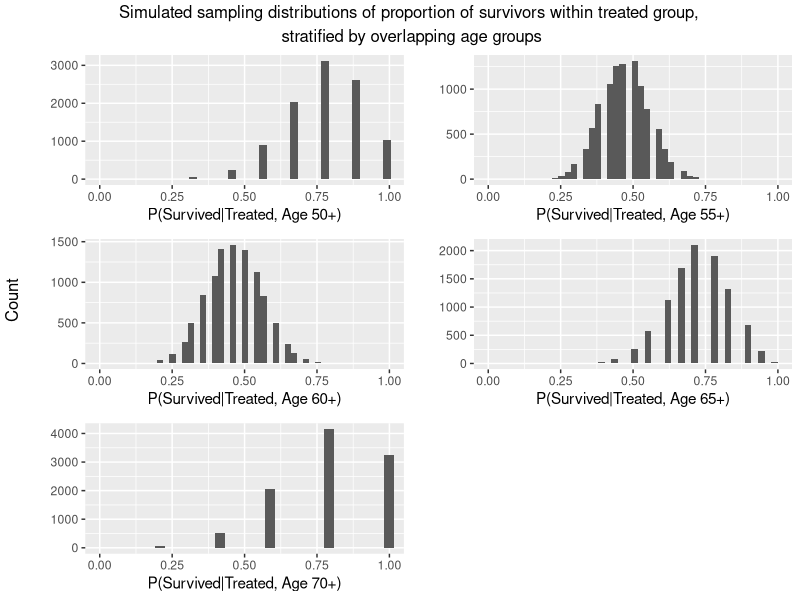
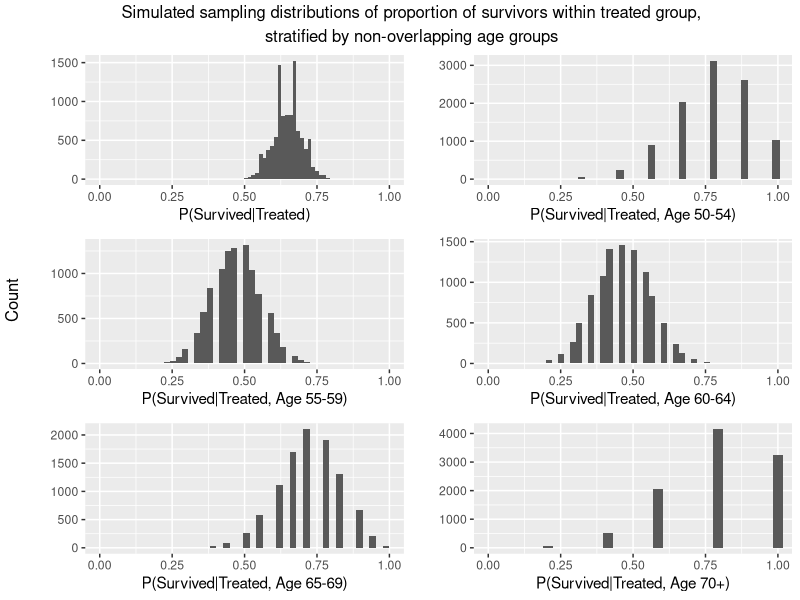
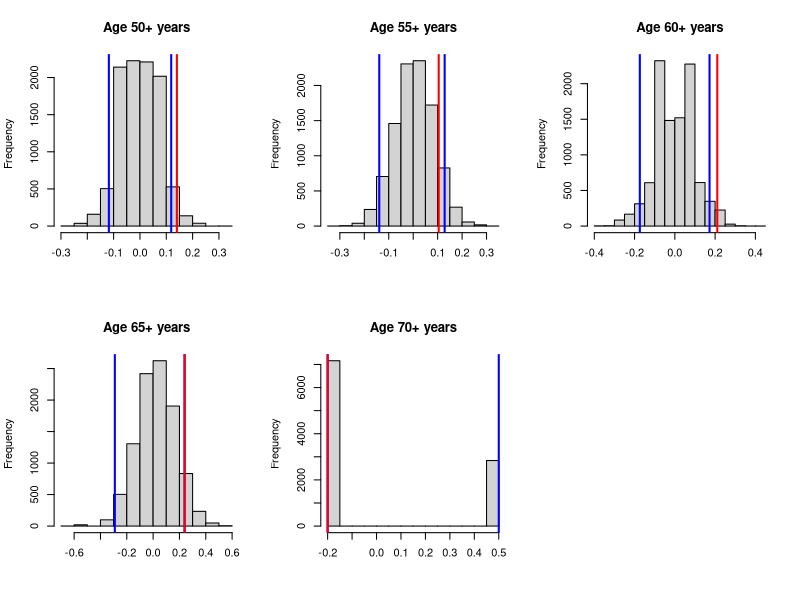
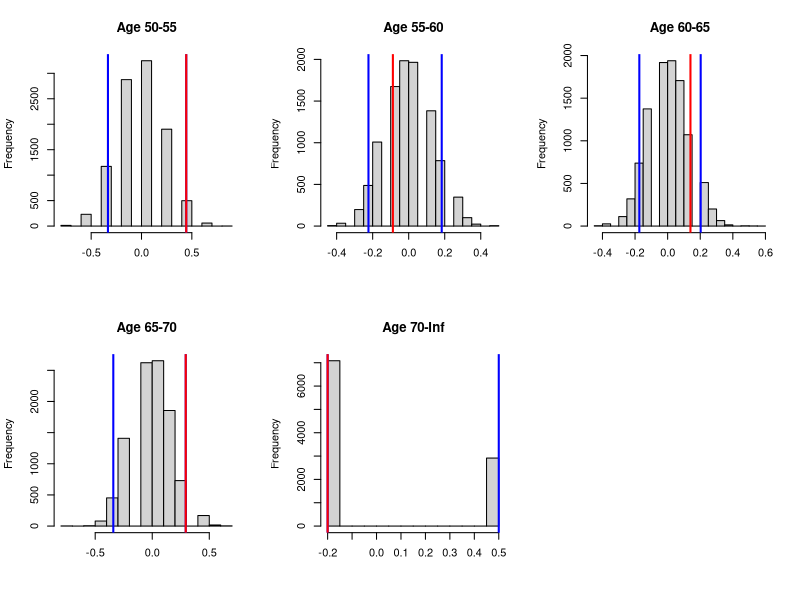

These figures' R source, in order:
## ---- chunk 1
# setup options
knitr::opts_chunk$set(echo = FALSE, message = FALSE)
options(knitr.kable.NA = '-')
options(digits = 3)
labs = knitr::all_labels()
labs = labs[!labs %in% c("setup", "llm_appendix", "allcode")]
## ---- chunk 2
# clear environment
rm(list=ls())

# load relevant packages
library(dplyr)      # data frame manipulation
library(knitr)      # table formatting
library(ggplot2)    # plotting
library(gridExtra)  # assembling multiply plots on the same page 

# load data
nsclc <- read.table("../data/nsclc-modified.txt")
## ---- chunk 3

## ===============
## Question 1
## ===============
simulate_sample_dist <- function(n, p){
  nsamp <- 10000
  sample_means <- rbinom(nsamp, n, p) / n
  return(list(
    simdata = sample_means,
    estimate = p,
    ci = quantile(sample_means, c(0.05, 0.95))))
}
## ---- chunk 4

## ============================
## Overlapping age groups
## ============================
# calculate and store proportion of success within treatment group
means.treated <- data.frame()
age_cutoffs <- seq(50, 70, 5)
for (c in age_cutoffs) {
  subset <- subset(nsclc, age >= c, select = survival.past.400)
  new_row <- data.frame(age = paste(c,"+"), 
                        n = nrow(subset), 
                        mean = mean(subset$survival.past.400))
  means.treated <- rbind(means.treated, new_row) 
}

# simulate sampling distributions for each subpopulation of the treated group
res50 <- simulate_sample_dist(means.treated$n[1], means.treated$mean[1])
res55 <- simulate_sample_dist(means.treated$n[2], means.treated$mean[2])
res60 <- simulate_sample_dist(means.treated$n[3], means.treated$mean[3])
res65 <- simulate_sample_dist(means.treated$n[4], means.treated$mean[4])
res70 <- simulate_sample_dist(means.treated$n[5], means.treated$mean[5])


# add 5% and 95% simulated percentiles to means table
means.treated$perc5 <- 
  c(res50$ci[1], res55$ci[1], res60$ci[1], res65$ci[1], res70$ci[1])
means.treated$perc95 <- 
  c(res50$ci[2], res55$ci[2], res60$ci[2], res65$ci[2], res70$ci[2])
# inspect estimates and 90% CIs
means.treated %>% 
  mutate(CI = paste(round(perc5,2), "-", round(perc95,2))) %>%
  select(-c(perc5, perc95)) %>%
  knitr::kable(digits = 2,
               col.names = c("Age", "N", "Estimate", "90% CI"),
               caption = "Estimated probability of 400-day survival within overlapping subsets of the treatment arm")

# plot each simulated sampling distribution
gg50.2 <- ggplot(mapping=aes(res50$simdata)) + geom_histogram() + 
  xlab("P(Survived|Treated, Age 50+)") + ylab("") +
  coord_cartesian(xlim = c(0,1))

gg55.2 <- ggplot(mapping=aes(res55$simdata)) + geom_histogram() + 
  xlab("P(Survived|Treated, Age 55+)") + ylab("") +
  coord_cartesian(xlim = c(0,1))

gg60.2 <- ggplot(mapping=aes(res60$simdata)) + geom_histogram() + 
  xlab("P(Survived|Treated, Age 60+)") + ylab("") +
  coord_cartesian(xlim = c(0,1))

gg65.2 <- ggplot(mapping=aes(res65$simdata)) + geom_histogram() + 
  xlab("P(Survived|Treated, Age 65+)") + ylab("") +
  coord_cartesian(xlim = c(0,1))

gg70.2 <- ggplot(mapping=aes(res70$simdata)) + geom_histogram() + 
  xlab("P(Survived|Treated, Age 70+)") + ylab("") +
  coord_cartesian(xlim = c(0,1))
## ---- chunk 5

## ============================
## Non-overlapping age groups
## ============================
# create a factor variable from patient age
nsclc$age2 <- cut(nsclc$age, 
                  seq(50,75,5),
                  include.lowest = TRUE, right = FALSE)
                  # labels = c("50+","55+","60+","65+","70+")
# inspect subgroup sizes
# table(nsclc$age2)
# remove the few observations whose age was below 50 (their age2 is NA)
nsclc <- subset(nsclc, !is.na(age2))

# calculate and store proportion of success within treatment group
means.treated <- nsclc %>%
  filter(tx == 1) %>%
  group_by(age = age2) %>%
  summarize(n = n(), mean = mean(survival.past.400))

# simulate sampling distributions for each subpopulation of the treated group
res <- simulate_sample_dist(sum(means.treated$n), mean(means.treated$mean))
res50 <- simulate_sample_dist(means.treated$n[1], means.treated$mean[1])
res55 <- simulate_sample_dist(means.treated$n[2], means.treated$mean[2])
res60 <- simulate_sample_dist(means.treated$n[3], means.treated$mean[3])
res65 <- simulate_sample_dist(means.treated$n[4], means.treated$mean[4])
res70 <- simulate_sample_dist(means.treated$n[5], means.treated$mean[5])

# add 5% and 95% simulated percentiles to means table
means.treated$perc5 <- 
  c(res50$ci[1], res55$ci[1], res60$ci[1], res65$ci[1], res70$ci[1])
means.treated$perc95 <- 
  c(res50$ci[2], res55$ci[2], res60$ci[2], res65$ci[2], res70$ci[2])
# inspect estimates and 95% CIs
means.treated %>% 
  mutate(CI = paste(round(perc5,2), "-", round(perc95,2))) %>%
  select(-c(perc5, perc95)) %>%
  knitr::kable(digits = 2,
               col.names = c("Age", "N", "Estimate", "90% CI"),
               caption = "Estimated probability of 400-day survival within subsets of the treatment arm")

# plot each simulated sampling distribution
gg <- ggplot(mapping=aes(res$simdata)) + geom_histogram() +
  xlab("P(Survived|Treated)") + ylab("") + coord_cartesian(xlim = c(0,1))

gg50 <- ggplot(mapping=aes(res50$simdata)) + geom_histogram() + 
  xlab("P(Survived|Treated, Age 50-54)") + ylab("") +
  coord_cartesian(xlim = c(0,1))

gg55 <- ggplot(mapping=aes(res55$simdata)) + geom_histogram() + 
  xlab("P(Survived|Treated, Age 55-59)") + ylab("") +
  coord_cartesian(xlim = c(0,1))

gg60 <- ggplot(mapping=aes(res60$simdata)) + geom_histogram() + 
  xlab("P(Survived|Treated, Age 60-64)") + ylab("") +
  coord_cartesian(xlim = c(0,1))

gg65 <- ggplot(mapping=aes(res65$simdata)) + geom_histogram() + 
  xlab("P(Survived|Treated, Age 65-69)") + ylab("") +
  coord_cartesian(xlim = c(0,1))

gg70 <- ggplot(mapping=aes(res70$simdata)) + geom_histogram() + 
  xlab("P(Survived|Treated, Age 70+)") + ylab("") +
  coord_cartesian(xlim = c(0,1))
## ---- chunk 6

## ===============
## Question 2
## ===============

calc_stat <- function (data) {
  diff.means <- with(data,
    mean(survival.past.400[tx==1]) - mean(survival.past.400[tx==0]))
  return(diff.means)
}

simulate_perm_trial <- function(data){
  # permute exposure status
  perm.data = data
  perm.data$tx = perm.data$tx[sample(1:nrow(perm.data), replace=FALSE)]
  
  ## return the difference in means from permuted data
  return(calc_stat(perm.data))
}

## ============================
## Overlapping age groups
## ============================

nsims <- 10000
age_cutoffs <- seq(50, 70, 5)
obsv.stats <- c()
pvals <- c()
for (c in age_cutoffs) {
  nsclc_subset <- subset(nsclc, c <= age)
  simdata <- replicate(nsims, simulate_perm_trial(nsclc_subset))
  obsv.stat <- calc_stat(nsclc_subset)
  obsv.stats <- c(obsv.stats, obsv.stat)
  # p-value
  pvals <- c(pvals, mean(simdata >= obsv.stat))
}

res1 <- data.frame(Age = paste(age_cutoffs, "+", sep=""),
                   Estimate = obsv.stats,
                   P.value = pvals)

## ============================
## Non-overlapping age groups
## ============================

nsims <- 10000
age_cutoffs <- c(seq(50, 70, 5), Inf)
obsv.stats <- c()
pvals <- c()
for (i in 1:5) {
  nsclc_subset <- subset(nsclc, age_cutoffs[i] <= age & age < age_cutoffs[i+1])
  simdata <- replicate(nsims, simulate_perm_trial(nsclc_subset))
  obsv.stat <- calc_stat(nsclc_subset)
  obsv.stats <- c(obsv.stats, obsv.stat)
  # p-value
  pvals <- c(pvals, mean(simdata >= obsv.stat))
}

res2 <- data.frame(Age = paste(age_cutoffs[-6], "-", age_cutoffs[-6]+4, sep=""),
                   Estimate = obsv.stats,
                   P.value = pvals)

cbind(res1, res2) %>% 
  kable(digits = 2,
        caption = "Observed survival differences associated with treatment, stratified by age group")
## ---- chunk 7
# plot each simulated sampling distribution
gridExtra::grid.arrange(gg50.2, gg55.2, gg60.2, gg65.2, gg70.2,
                        top = "Simulated sampling distributions of proportion of survivors within treated group, \nstratified by overlapping age groups",
                        left = "Count")
## ---- chunk 8
# plot each simulated sampling distribution
gridExtra::grid.arrange(gg, gg50, gg55, gg60, gg65, gg70, 
                        top = "Simulated sampling distributions of proportion of survivors within treated group,\nstratified by non-overlapping age groups", 
                        left = "Count")
## ---- chunk 9
nsims <- 10000
par(mfrow = c(2, 3))
age_cutoffs <- seq(50, 70, 5)
for (c in age_cutoffs) {
  nsclc_subset <- subset(nsclc, c <= age)
  simdata <- replicate(nsims, simulate_perm_trial(nsclc_subset))
  obsv.stat <- calc_stat(nsclc_subset)

  # simulated sampling distribution
  hist(simdata, main = paste("Age ", c, "+ years",  sep=""), xlab = "")
  # inner 95% percentiles
  abline(v = quantile(simdata, probs=c(0.05, 0.95), names = FALSE),
         col = "blue", lwd = 2)
  # observed value
  abline(v = obsv.stat, col = "red", lwd = 2)
}
## ---- chunk 10
nsims <- 10000
par(mfrow = c(2, 3))
age_cutoffs <- c(seq(50, 70, 5), Inf)
for (i in 1:5) {
  nsclc_subset <- subset(nsclc, age_cutoffs[i] <= age & age < age_cutoffs[i+1])
  simdata <- replicate(nsims, simulate_perm_trial(nsclc_subset))
  obsv.stat <- calc_stat(nsclc_subset)

  # simulated sampling distribution
  hist(simdata, main = paste("Age ", age_cutoffs[i], "-", age_cutoffs[i+1],  sep=""),
        xlab = "")
  # inner 95% percentiles
  abline(v = quantile(simdata, probs=c(0.05, 0.95), names = FALSE),
         col = "blue", lwd = 2)
  # observed value
  abline(v = calc_stat(nsclc_subset), col = "red", lwd = 2)
}
